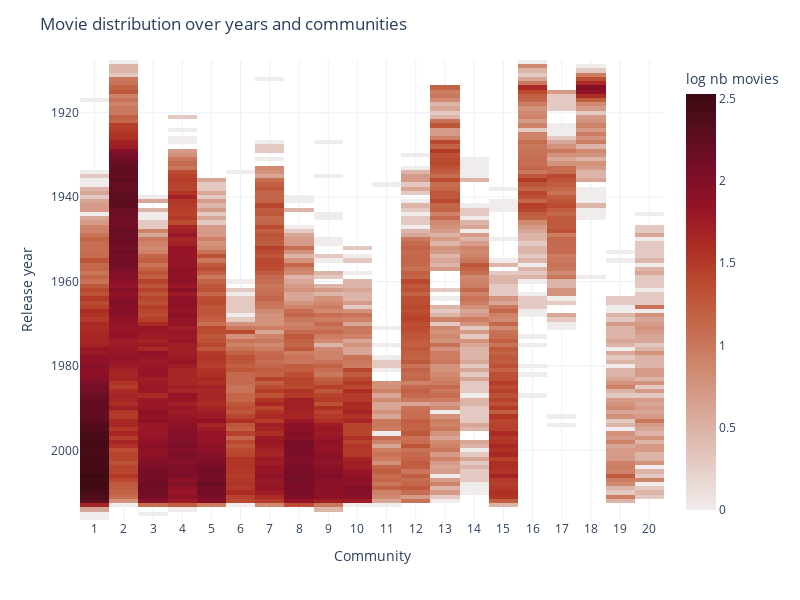

The cell this chart's notebook holds for it:
### Code cell
fig = px.imshow(np.log10(movies_year_com),y=movies_year_com.index,color_continuous_scale  = 'amp',labels={'color':'log nb movies'})
fig.update_yaxes(title = 'Release year')
fig.update_xaxes(title = 'Community')
fig.update_layout(title = 'Movie distribution over years and communities', template = 'plotly_white',height=600,width = 800)
fig.show()
fig.write_html('C:/Users/Public/ADA2022/weloic.github.io/_includes/movies_time_dist.html')

### Figure 1 — Plotly figure (JSON) as saved in the notebook; plotly's stock layout.template omitted (floating-point values rounded to 4 significant figures; data arrays with more than 128 entries replaced by an {"elided": "..."} marker saying what was removed)
{"data": [{"coloraxis": "coloraxis", "hovertemplate": "x: %{x}<br>Movie_release_year: %{y}<br>log nb movies: %{z}<extra></extra>", "name": "0", "type": "heatmap", "x": ["1", "2", "3", "4", "5", "6", "7", "8", "9", "10", "11", "12", "13", "14", "15", "16", "17", "18", "19", "20"], "xaxis": "x", "y": [1908, 1909, 1910, 1911, 1912, 1913, 1914, 1915, 1916, 1917, 1918, 1919, 1920, 1921, 1922, 1923, 1924, 1925, 1926, 1927, 1928, 1929, 1930, 1931, 1932, 1933, 1934, 1935, 1936, 1937, 1938, 1939, 1940, 1941, 1942, 1943, 1944, 1945, 1946, 1947, 1948, 1949, 1950, 1951, 1952, 1953, 1954, 1955, 1956, 1957, 1958, 1959, 1960, 1961, 1962, 1963, 1964, 1965, 1966, 1967, 1968, 1969, 1970, 1971, 1972, 1973, 1974, 1975, 1976, 1977, 1978, 1979, 1980, 1981, 1982, 1983, 1984, 1985, 1986, 1987, 1988, 1989, 1990, 1991, 1992, 1993, 1994, 1995, 1996, 1997, 1998, 1999, 2000, 2001, 2002, 2003, 2004, 2005, 2006, 2007, 2008, 2009, 2010, 2011, 2012, 2013, 2014, 2015, 2016], "yaxis": "y", "z": {"elided": "109x20 float values"}}], "layout": {"coloraxis": {"colorbar": {"title": {"text": "log nb movies"}}, "colorscale": [[0, "rgb(241, 236, 236)"], [0.09091, "rgb(230, 209, 203)"], [0.1818, "rgb(221, 182, 170)"], [0.2727, "rgb(213, 156, 137)"], [0.3636, "rgb(205, 129, 103)"], [0.4545, "rgb(196, 102, 73)"], [0.5455, "rgb(186, 74, 47)"], [0.6364, "rgb(172, 44, 36)"], [0.7273, "rgb(149, 19, 39)"], [0.8182, "rgb(120, 14, 40)"], [0.9091, "rgb(89, 13, 31)"], [1, "rgb(60, 9, 17)"]]}, "height": 600, "margin": {"t": 60}, "title": {"text": "Movie distribution over years and communities"}, "width": 800, "xaxis": {"anchor": "y", "constrain": "domain", "domain": [0, 1], "scaleanchor": "y", "title": {"text": "Community"}}, "yaxis": {"anchor": "x", "autorange": "reversed", "constrain": "domain", "domain": [0, 1], "title": {"text": "Release year"}}}}
